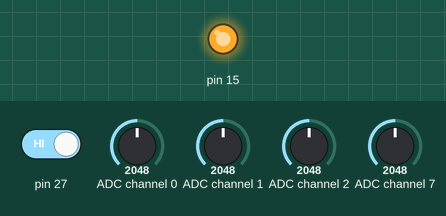
Simulated run of this program. Board: MicroPython board. On the bench: output pins drawn as LEDs (lit = HIGH). Inputs (shaded band) come from the test bench; at power-on: pin 27 HIGH, ADC channel 0 = 2048, ADC channel 1 = 2048, ADC channel 2 = 2048, ADC channel 7 = 2048 (analog values on the 0–4095 scale). Library files of the repository ran but are not shown: ads1220.py; pins used as bus, display or sensor lines are not drawn; what the program prints to the serial console is not drawn.

Above: at 0.01 s.
At 1.4 s:
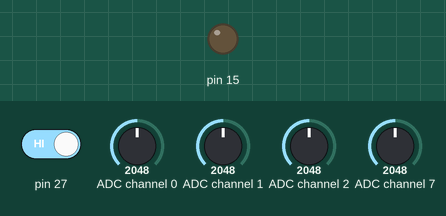
1.5 s: pin 27 driven LOW
Timing chart, 0 to 4.5 s (numbered marks = the images above; inputs shaded):
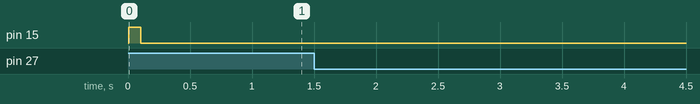

Measured:
- after the input at 1.5 s, every drawn part: stays the same

The program:

demo_wait_negative.py
```python
"""ADS1220 example (monitor for negative voltage)."""
from time import sleep
from machine import Pin, SPI  # type: ignore
from ads1220 import ADC

cs = 15  # Chip select pin
drdy = 27  # Data ready pin
spi = SPI(1,
          baudrate=10000000,  # 10 MHz (try lower speed to troubleshoot)
          sck=Pin(14),
          mosi=Pin(13),
          miso=Pin(12),
          phase=1)  # ADS1220 uses SPI mode 1
adc = ADC(spi, cs, drdy)


def test():
    """Test code."""
    adc.conversion_continuous()  # Set continuous conversion mode
    adc.pga_off()  # Disable gain
    adc.fir_filter(1)  # Simultaneous 50-Hz and 60-Hz rejection
    adc.operating_mode(2)  # Turbo mode
    adc.data_rate(2)  # 180 SPS
    adc.start_conversion()  # Start conversions
    adc.select_channel(0)  # Select channel 0 (0 to 3 ADC channels)
    sleep(.1)  # Ensure ADC ready

    try:
        while True:
            result = adc.read_wait_negative(timeout=1000)

            if result:
                print("Negative voltage acquired.")
            else:
                print("Timeout.")
            sleep(3)

    except KeyboardInterrupt:
        print("\nCtrl-C pressed to exit.")
    finally:
        adc.power_down()
        spi.deinit()


test()
```
